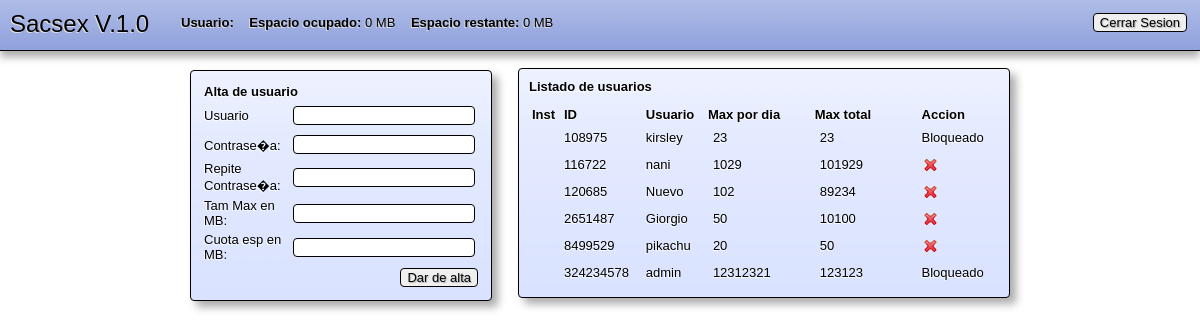
The app's page /admin.php (signed in) with its own data.
### tables this page shows
CREATE TABLE `user` (
  `ID` int(11) NOT NULL,
  `NAME` varchar(50) NOT NULL,
  `PASSWORD` varchar(50) NOT NULL,
  `ADMIN` tinyint(1) NOT NULL,
  `INSTALAT` tinyint(1) NOT NULL,
  `MAX_LIMIT` int(10) unsigned NOT NULL COMMENT 'Espacio maximo asignado',
  `DAY_LIMIT` int(10) unsigned NOT NULL COMMENT 'TamaÃ±o Diario Maximo',
  PRIMARY KEY (`ID`),
  UNIQUE KEY `NAME` (`NAME`),
  UNIQUE KEY `NAME_2` (`NAME`)
);

### includes/functions.php (called while the page is built, shortened)
<?php
	function kastomegas($num){
		return $num/1024;
	}
	function esAdmin($id , $link){
		$query="SELECT ADMIN FROM user WHERE ID=$id";
		$busca=mysql_query($query,$link);
		$a=mysql_fetch_array($busca);
		$a=$a[0];
		return $a==1;
	}
?>

### admin.php (the view, shortened to what this page needs)
<?php
$adminLink=conectar('bdsintesi');
$user="";
$dlimit="";
$limit="";
$query="SELECT * FROM user";
$result=mysql_query($query,$adminLink);
$rows=mysql_num_rows($result);
?>
<html>
<head>
</head>
<body>
<?php include_once 'includes/cabecera.php';?>
<div class="body">
<div class="mainContainer">
<div class='addUserFormContainer'>
<form action='admin.php?action=addUser' id='newuser' method='post' onkeypress="validarKeyEnter( event )">
<table>
	<tr>
		<td colspan="2"><b>Alta de usuario</b></td>
	</tr>
	<tr>
		<td>Usuario</td>
		<td><input class='<?php echo $inputErrors["user"];?>' type='text' name='user' value="<?php echo $user; ?>" /></td>
	</tr>
	<tr>
		<td>Contrase�a: </td>
		<td><input class='<?php echo $inputErrors["pass"];?>'  type='password' id='pass1' name='pass' /></td>
	</tr>
	<tr>
		<td>Repite Contrase�a: </td>
		<td><input  class='<?php echo $inputErrors["pass"];?>'  type='password' id='pass2' name='passver' /></td>
	</tr>
	<tr>
		<td>Tam Max en MB:</td>
		<td><input class='<?php echo $inputErrors["espDir"];?>'  type='text' name='espDir' value="<?php echo $dlimit; ?>" /></td>
	</tr>
	<tr>
		<td>Cuota esp en MB:</td>
		<td><input class='<?php echo $inputErrors["espMax"];?>'  type='text' name='espMax' value="<?php echo $limit; ?>" /></td>
	</tr>
</table>
<input class="botonForm" type='button' value='Dar de alta' onclick='validarPass()' /></form>
</div>
<div class="userListContainer">
<div style="padding-bottom: 10px;"><b>Listado de usuarios</b></div>
<?php
if ($rows >0){
	echo "<table><tr><th>Inst</th><th>ID</th><th>Usuario</th><th>Max por dia</th><th>Max total</th><th>Accion</th></tr>";
	while ($row=mysql_fetch_array($result)){
		echo "<tr id='data".$row["ID"]."'>";
			if ($row["INSTALAT"] == "1"){
			echo "<td><img src='img/inst.png'/> </td>";
		}else{
			echo "<td></td>";
		}
		echo "<td>" . $row["ID"] . "</td>".
		"<td>" . $row["NAME"] ."</td>".
		"<td><input class='inputEditable' name='dayLimit' type='text' value='".$row["DAY_LIMIT"]."' onkeypress=\"marcarChange('".$row["ID"]."')\"></td>
		<td><input class='inputEditable' name='limit' type='text' value='".$row["MAX_LIMIT"]."' onkeypress=\"marcarChange('".$row["ID"]."')\"></td>";
		if (!esAdmin($row["ID"], $adminLink)){
			echo "<td>
					<img src='img/DeleteIcon.png' onclick=\"javascript: document.location='admin.php?action=delUser&id=".$row["ID"]."'\"/>
					<img id='imgSave' src='img/save_icon.png' style='display:none' onclick=\"save('".$row["ID"]."')\"/>
				</td>";
		}else{
			echo "<td>Bloqueado</td>";
		}
		echo "</tr>";
		}
	echo "</table>";
}else{
	echo "No hi ha cap usuari <br />";
}
?></div>
</div>
</div>2
</body>
</html>

### includes/cabecera.php
<div class="headerMain">
	<div class="tituloHeader">
		Sacsex V.1.0
	</div>
	<div class="infoUser">
		<?php
		echo "<span><b>Usuario:</b> ".$usuario."</span>
		<span><b>Espacio ocupado:</b> ".kastomegas($sizeOcup)." MB</span>
		<span><b>Espacio restante:</b> ".kastomegas($sizeRes)." MB</span>" ?>
	</div>
	<div class="cierreSesion">
		<input type="button" value="Cerrar Sesion" onclick="javascript: document.location='logout.php'"/>
	</div>
</div>

### css/style.css (style rules this page uses)
* { font-family: sans-serif; font-size: small; }
.body { width: 100%; }
.mainContainer { margin:0px auto; width: 820px; }
.addUserFormContainer { background-image: url('../img/reflejoMin.png'); background-repeat: repeat-x; position: fixed; float:left; width: 280px; top: 70px; background-color: #d9e2ff; border: 1px solid; border-color: #000; text-shadow: -1px 1px 0px #FFF; -moz-border-radius: 4px; -webkit-border-radius: 4px; padding: 10px; z-index: 2; -moz-box-shadow: 6px 6px 8px #ababab; -webkit-box-shadow: 6px 6px 8px #ababab; }
input { text-shadow: 1px 1px 1px #ababab; -moz-border-radius: 4px; -webkit-border-radius: 4px; border: 1px solid; border-color: #000; margin:3px; }
.userListContainer { position: relative; background-image: url('../img/reflejoMin.png'); background-repeat: repeat-x; float:right; top: 50px; width: 470px; margin-top: 10px; background-color: #d9e2ff; border: 1px solid; border-color: #000; text-shadow: -1px 1px 0px #FFF; -moz-border-radius: 4px; -webkit-border-radius: 4px; padding: 10px; z-index: 1; -moz-box-shadow: 6px 6px 8px #ababab; -webkit-box-shadow: 6px 6px 8px #ababab; }
.userListContainer table { border: 0; width: 100%; text-align: left; }
img[onclick] { cursor: pointer; }
.botonForm { float:right; }
.headerMain { background-image: url('../img/reflejoMin.png'); background-repeat: repeat-x; width: 100%; height: 50px; position: fixed; top: 0px; left: 0px; background-color: #4e6bc9; border-bottom: 1px solid; border-color: #000; -webkit-box-shadow: 0px 6px 8px #ababab; -moz-box-shadow: 0px 6px 8px #ababab; }
.cierreSesion { position: absolute; right: 0px; cursor: pointer; padding:10px; }
.tituloHeader { position: absolute; left: 0px; padding:10px; font-size: x-large; text-shadow: -1px 1px 0px #DEDEDE; color: #000; }
.infoUser { position: absolute; left:175px; top: 15px; text-shadow: -1px 1px 0px #DEDEDE; color: #000; }
.infoUser span { margin: 6px; }
.inputEditable { border:0; background-color: transparent; width:80px; border-color: #000; text-shadow: -1px 1px 0px #FFF; }

### records on screen
user: ID "108975", NAME "kirsley", dayLimit "23", limit "23", ADMIN "Bloqueado"
user: ID "116722", NAME "nani", dayLimit "1029", limit "101929", ADMIN 0 (drawn)
user: ID "120685", NAME "Nuevo", dayLimit "102", limit "89234", ADMIN 0 (drawn)
user: ID "2651487", NAME "Giorgio", dayLimit "50", limit "10100", ADMIN 0 (drawn)
user: ID "8499529", NAME "pikachu", dayLimit "20", limit "50", ADMIN 0 (drawn)
user: ID "324234578", NAME "admin", dayLimit "12312321", limit "123123", ADMIN "Bloqueado"

### other values on screen
kastomegas($sizeOcup) "0"
kastomegas($sizeRes) "0"
